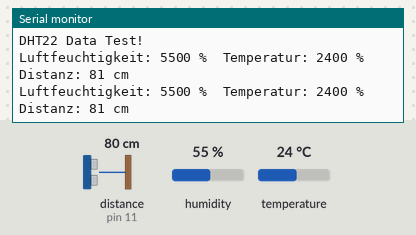
Bench run of a sketch on a simulated Arduino Uno, built with avr-gcc and run on an emulated ATmega328P. On the bench: the last lines printed to the serial monitor. Inputs (shaded band) come from the test bench; at power-on: distance to the obstacle (sensor on pin 11) 80 cm, humidity 55 %, temperature 24 °C. The echo pulse lasts 58.3 µs per cm; no radio packets arrive unless stated.

Above: at 5.1 s.
5.2 s: distance to the obstacle (sensor on pin 11) set to 2 cm
At 8.0 s:
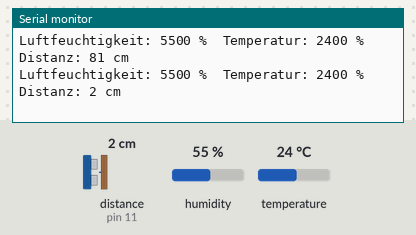
8.7 s: humidity set to 22 %
At 10.4 s:
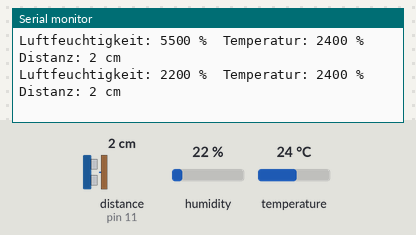
12.2 s: temperature set to 12 °C
At 15.2 s:
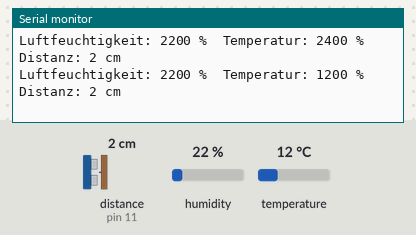
15.7 s: distance to the obstacle (sensor on pin 11) set to 4 cm
At 17.6 s:
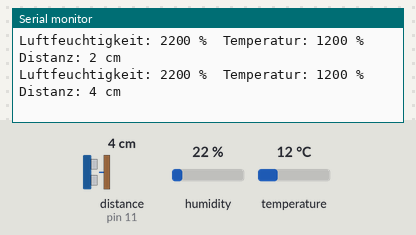
19.2 s: humidity set to 40 %
At 22.4 s:
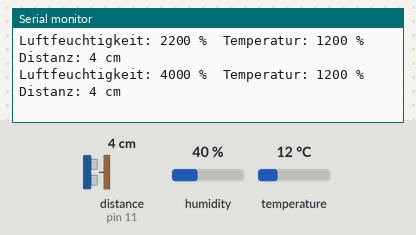
Timing chart, 0 to 23.7 s (numbered marks = the images above; inputs shaded):
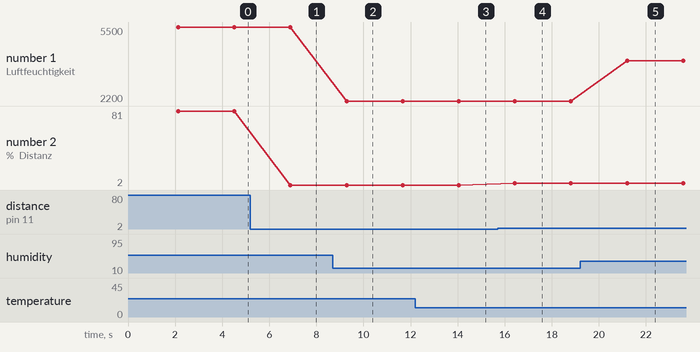

Measured:
- after the input at 5.2 s, the serial monitor: prints a new line after 1.7 s (image 1)
- after the input at 8.7 s, the serial monitor: prints a new line after 0.58 s (image 2)
- after the input at 12.2 s, the serial monitor: prints a new line after 1.8 s (image 3)
- after the input at 15.7 s, the serial monitor: prints a new line after 0.73 s (image 4)
- after the input at 19.2 s, the serial monitor: prints a new line after 2.0 s (image 5)
- plotted number 1: 5500 → 2200 after the input at 8.7 s, 2200 → 4000 after the input at 19.2 s
- plotted number 2: 81 → 2 after the input at 5.2 s, 2 → 4 after the input at 15.7 s

The sketch:

sendLevelData.ino
```cpp
#include <DHT.h>
#include <VirtualWire.h>
#include <NewPing.h>

#define DHTPIN 2     // what digital pin we're connected to
#define DHTTYPE DHT22   // DHT 22  (AM2302), AM2321
#define TRIGGER_PIN  12  // Arduino pin tied to trigger pin on the ultrasonic sensor.
#define ECHO_PIN     11  // Arduino pin tied to echo pin on the ultrasonic sensor.
#define MAX_DISTANCE 200 // Maximum distance we want to ping for (in centimeters). Maximum sensor distance is rated at 400-500cm.
#define ITERATIONS    5      // Number of iterations.

unsigned long l;
unsigned long mS;
unsigned long median_uS;

DHT dht(DHTPIN, DHTTYPE);
NewPing sonar(TRIGGER_PIN, ECHO_PIN, MAX_DISTANCE); // NewPing setup of pins and maxim

void setup()
{
  Serial.begin(9600);
  Serial.println("DHT22 Data Test!");
  vw_set_ptt_inverted(true);
  vw_set_tx_pin(8);
  vw_setup(2000);

  dht.begin();
}

void loop()
{
  delay(2000);

  median_uS = sonar.ping_median(ITERATIONS);
  l = sonar.convert_cm(median_uS);

//  // Read Humidity as Celsius (the default)
  float tH = dht.readHumidity();
//  // Read temperature as Celsius (the default)
  float tT = dht.readTemperature();

  int h = (int)(tH*100); // float to int
  int t = (int)(tT*100); // float to int
//  int s = sonar.ping_cm();

  char sensordata[15];

  sprintf(sensordata, "%d:%d:%d", h,t,l);


  Serial.print("Luftfeuchtigkeit: ");
  Serial.print(h);
  Serial.print(" %\t");
  Serial.print("Temperatur: ");
  Serial.print(t);
  Serial.print(" %\t");
  Serial.print("Distanz: ");
  Serial.print(l);
  Serial.print(" cm\t");
  Serial.print("\n");

  vw_send((uint8_t*)sensordata, strlen(sensordata));
  vw_wait_tx();
  delay(200);
}
```
